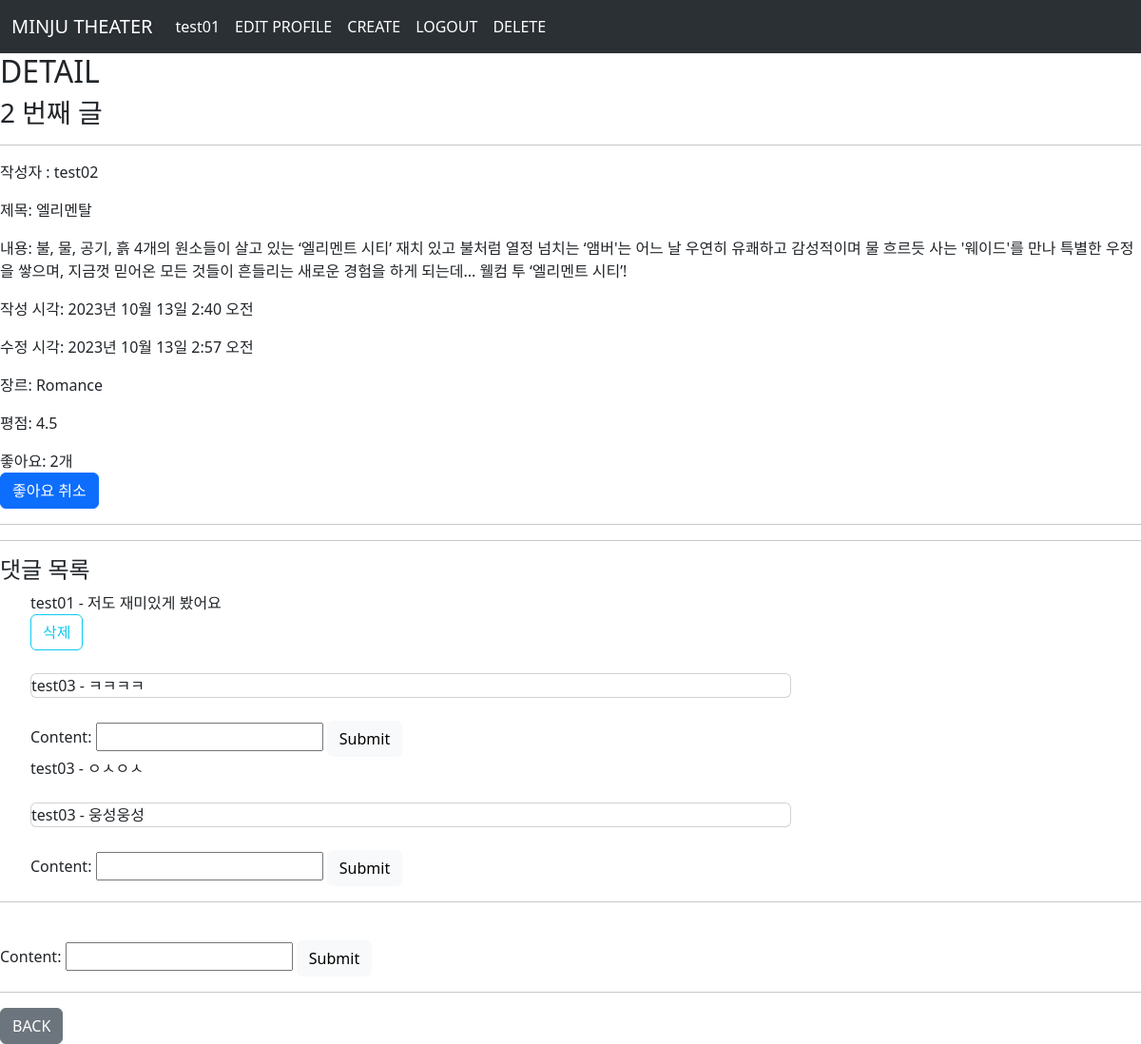
The app's page /movies/2/ (signed in) with its own data.
### accounts/models.py (models this page shows)
class User(AbstractUser):
    followings = models.ManyToManyField('self', symmetrical=False, related_name='followers')

### movies/models.py (models this page shows)
class Movie(models.Model):
    user = models.ForeignKey(settings.AUTH_USER_MODEL, on_delete=models.CASCADE)
    title = models.CharField(max_length=20)
    content = models.TextField()
    created_at = models.DateTimeField(auto_now_add=True)
    updated_at = models.DateTimeField(auto_now=True)
    COMEDY = 'Comedy'
    FANTASY = 'Fantasy'
    ROMANCE = 'Romance'
    GENRE_CHOICES = [
        (COMEDY, 'Comedy'),
        (FANTASY, 'Fantasy'),
        (ROMANCE, 'Romance'),
    ]
    genre = models.CharField(
        max_length = 7,
        choices = GENRE_CHOICES,
        default = COMEDY,
    )
    rating = models.DecimalField(
        max_digits=2,  # 정수부 자릿수, 5까지 허용하므로 2로 설정
        decimal_places=1,  # 소수부 자릿수, 0.5 간격이므로 1로 설정
        default=0.0,  # 기본값 설정
    )
    like_users = models.ManyToManyField(settings.AUTH_USER_MODEL, related_name='like_movies')

class Comment(models.Model):
    movie = models.ForeignKey(Movie, on_delete=models.CASCADE)
    user = models.ForeignKey(settings.AUTH_USER_MODEL, on_delete=models.CASCADE)
    content = models.CharField(max_length=200)
    created_at = models.DateTimeField(auto_now_add=True)
    updated_at = models.DateTimeField(auto_now=True)

class Recomment(models.Model):
    movie = models.ForeignKey(Movie, on_delete=models.CASCADE)
    user = models.ForeignKey(settings.AUTH_USER_MODEL, on_delete=models.CASCADE)
    comment = models.ForeignKey(Comment, on_delete=models.CASCADE)
    content = models.CharField(max_length=200)
    created_at = models.DateTimeField(auto_now_add=True)
    updated_at = models.DateTimeField(auto_now=True)

### movies/views.py (the view)
# urls.py: path('<int:pk>/', views.detail, name='detail'),
def detail(request, pk):
    movie = Movie.objects.get(pk=pk)
    comment_form = CommentForm()
    comments = movie.comment_set.all()
    recomment_form = RecommentForm()
    recomments = movie.recomment_set.all()
    context = {
        'movie': movie,
        'comment_form': comment_form,
        'comments': comments,
        'recomment_form': recomment_form,
        'recomments': recomments,
    }
    return render(request, 'movies/detail.html', context)

### movies/forms.py
class CommentForm(forms.ModelForm):
    class Meta:
        model = Comment
        fields = ('content',)

class RecommentForm(forms.ModelForm):
    class Meta:
        model = Recomment
        fields = ('content',)

### movies/templates/movies/detail.html (shortened to what this page needs)
{% extends "base.html" %}
{% block content %}
<div>
<h2>DETAIL</h2>
  <h3>{{ movie.pk }} 번째 글</h3>
  <hr>
  <p>작성자 : {{ movie.user }}</p>
  <p>제목: {{ movie.title }}</p>
  <p>내용: {{ movie.content }}</p>
  <p>작성 시각: {{ movie.created_at }}</p>
  <p>수정 시각: {{ movie.updated_at }}</p>
  <p>장르: {{ movie.get_genre_display }}</p>
  <p>평점: {{ movie.rating }}</p>
  <span>좋아요: {{ movie.like_users.count }}개</span>
  <form action="{% url "movies:likes" movie.pk%}" method="POST">
    {% if request.user in movie.like_users.all %}
      <input type="submit" class="btn btn-primary" value="좋아요 취소">
    {% else %}
      <input type="submit" class="btn btn-danger" value="좋아요">
    {% endif %}
  </form>
  <hr>
  <hr>
  <h4>댓글 목록</h4>
  <ul>
    {% for comment in comments %}
      <div>
        {{ comment.user }} - {{ comment.content }}
        {% if request.user == comment.user %}
          <form action="{% url "movies:comments_delete" movie.pk comment.pk %}" method="POST">
            <input type="submit" class="btn btn-outline-info" value="삭제">
          </form>
        {% endif %}
      </div>
      <br>
      {% for recomment in comment.recomment_set.all %}
    <div class="card" style="width:50rem;">
      {{ recomment.user }} - {{ recomment.content }}
    </div>
    <br>
    {% endfor %}
      <form action="{% url "movies:create_recomments" movie.pk comment.pk %}" method="POST">
        {{ recomment_form }}
        <input type="submit" class="btn btn-light">
      </form>
    {% endfor %}
  </ul>
  <hr>
  <br>
  <form action="{% url "movies:comments_create" movie.pk %}" method="POST">
    {{ comment_form }}
    <input type="submit" class="btn btn-light">
  </form>
  <hr>
  <a href="{% url "movies:index" %}" class="btn btn-secondary">BACK</a>
</div>
  {% endblock content %}

### templates/base.html (shortened to what this page needs)
<!doctype html>
<html lang="en">
  <head>
    <link href="https://cdn.jsdelivr.net/npm/bootstrap@5.3.2/dist/css/bootstrap.min.css" rel="stylesheet">
  </head>
  <body>
    <nav class="navbar navbar-expand-lg bg-body-tertiary" data-bs-theme="dark">
      <div class="container-fluid">
        <a class="navbar-brand" href="{% url "movies:index" %}">MINJU THEATER</a>
        <div class="collapse navbar-collapse" id="navbarSupportedContent">
          <ul class="navbar-nav me-auto mb-2 mb-lg-0">
            {% if request.user.is_authenticated %}
            <li class="nav-item">
              <a class="nav-link active" aria-current="page" href="{% url "accounts:profile" user.username %}">{{ user.username }}</a>
            </li>
            <li class="nav-item">
              <a class="nav-link active" aria-current="page" href="{% url "accounts:update" %}">EDIT PROFILE</a>
            </li>
            <li class="nav-item">
              <a class="nav-link active" aria-current="page" href="{% url "movies:create" %}">CREATE</a>
            </li>
            <li class="nav-item">
              <a class="nav-link active" aria-current="page" href="{% url "accounts:logout" %}">LOGOUT</a>
            </li>
            <li class="nav-item">
              <a class="nav-link active" aria-current="page" href="{% url "accounts:delete" %}">DELETE</a>
            </li>
            {% endif %}
          </ul>
        </div>
      </div>
    </nav>
{% block content %}
{% endblock content %}
  </body>
</html>

### records on screen
User: username "test01"
Movie: pk "2", user "test02", title "엘리멘탈", content "불, 물, 공기, 흙 4개의 원소들이 살고 있는 ‘엘리멘트 시티’ 재치 있고 불처럼 열정 넘치는 ‘앰버'는 어느 날 우연히 유쾌하고 감성적이며 물 흐르듯 사는 '웨이드'를 만나 특별한 우정을 쌓으며, 지금껏 믿어온 모든 것들이 흔들리는 새로운 경험을 하게 되는데... 웰컴 투 ‘엘리멘트 시티’!", created_at "2023년 10월 13일 2:40 오전", updated_at "2023년 10월 13일 2:57 오전", genre "Romance", rating "4.5", like_users.count "2"
Comment: user "test01", content "저도 재미있게 봤어요"
Recomment: user "test03", content "ㅋㅋㅋㅋ"
Comment: user "test03", content "ㅇㅅㅇㅅ"
Recomment: user "test03", content "웅성웅성"
